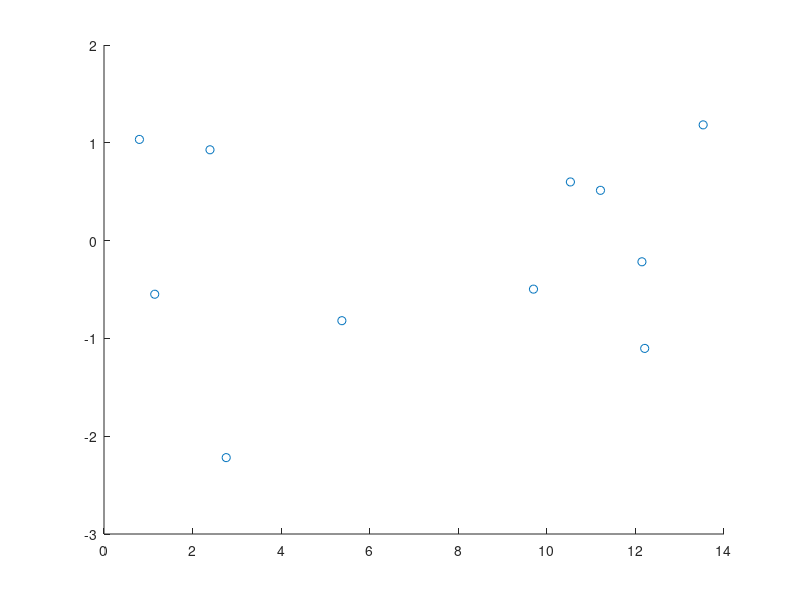

This chart was generated by the following MATLAB code:
clear

tMin = 0;
tMax = 20;

lambda = 10;

numPoints = poissrnd(lambda);

t = tMax*rand(numPoints,1);
alpha = normrnd(0 ,1, numPoints,1);

scatter(t,alpha)